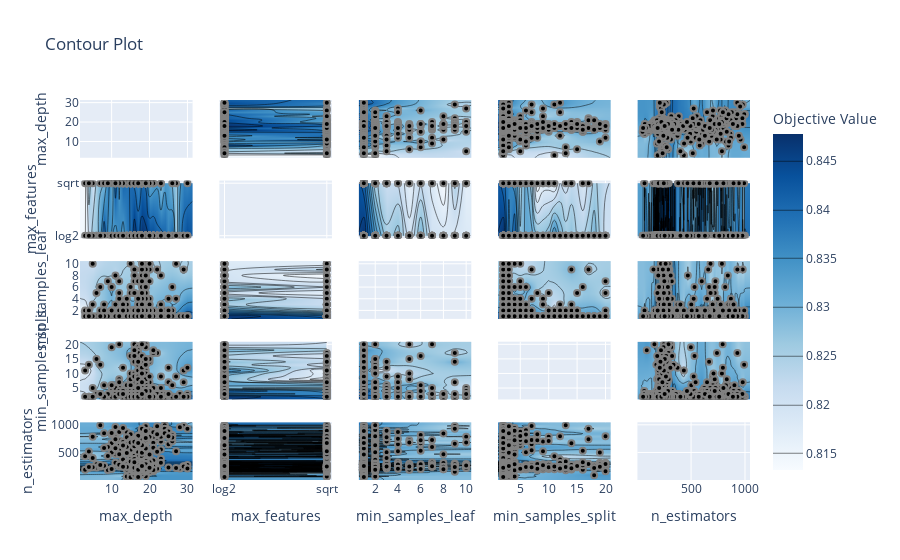

This figure's notebook cell:
### Code cell
fig5 = vis.plot_contour(study)
fig5.show()

### Figure 1 — Plotly figure (JSON) as saved in the notebook; plotly's stock layout.template omitted (floating-point values rounded to 4 significant figures; data arrays with more than 128 entries replaced by an {"elided": "..."} marker saying what was removed)
{"data": [{"type": "scatter", "xaxis": "x", "yaxis": "y"}, {"colorbar": {"title": {"text": "Objective Value"}}, "colorscale": [[0, "rgb(247,251,255)"], [0.125, "rgb(222,235,247)"], [0.25, "rgb(198,219,239)"], [0.375, "rgb(158,202,225)"], [0.5, "rgb(107,174,214)"], [0.625, "rgb(66,146,198)"], [0.75, "rgb(33,113,181)"], [0.875, "rgb(8,81,156)"], [1, "rgb(8,48,107)"]], "connectgaps": true, "contours": {"coloring": "heatmap"}, "hoverinfo": "none", "line": {"smoothing": 1.3}, "reversescale": false, "showscale": true, "type": "contour", "x": [1.65, 3, 4, 5, 6, 7, 8, 9, 10, 11, 12, 13, 14, 15, 16, 17, 18, 19, 20, 21, 22, 23, 24, 25, 26, 27, 28, 29, 30, 31.35], "xaxis": "x6", "y": ["log2", "sqrt"], "yaxis": "y6", "z": [[NaN, 0.8145, 0.8207, 0.8268, 0.8268, 0.833, 0.844, 0.8342, 0.8354, 0.833, 0.8367, 0.833, 0.8379, 0.8404, 0.8477, 0.8428, 0.8478, 0.8465, 0.8441, 0.8441, 0.8416, 0.8416, 0.8404, 0.8367, 0.8404, 0.8256, 0.8379, 0.8416, 0.8441, NaN], [NaN, 0.8133, 0.828, 0.8207, NaN, 0.8293, 0.8293, 0.8379, 0.8305, 0.8428, 0.8342, 0.8404, 0.8391, 0.8404, 0.8392, 0.8367, 0.8404, 0.8391, 0.8318, 0.833, NaN, 0.8281, NaN, NaN, 0.8293, 0.8268, NaN, NaN, 0.8367, NaN]]}, {"marker": {"color": "black", "line": {"color": "Gray", "width": 2}}, "mode": "markers", "name": "Feasible Trial", "showlegend": false, "type": "scatter", "x": {"elided": "1000 int values"}, "xaxis": "x6", "y": {"elided": "1000 str values"}, "yaxis": "y6"}, {"colorbar": {"title": {"text": "Objective Value"}}, "colorscale": [[0, "rgb(247,251,255)"], [0.125, "rgb(222,235,247)"], [0.25, "rgb(198,219,239)"], [0.375, "rgb(158,202,225)"], [0.5, "rgb(107,174,214)"], [0.625, "rgb(66,146,198)"], [0.75, "rgb(33,113,181)"], [0.875, "rgb(8,81,156)"], [1, "rgb(8,48,107)"]], "connectgaps": true, "contours": {"coloring": "heatmap"}, "hoverinfo": "none", "line": {"smoothing": 1.3}, "reversescale": false, "showscale": false, "type": "contour", "x": [1.65, 3, 4, 5, 6, 7, 8, 9, 10, 11, 12, 13, 14, 15, 16, 17, 18, 19, 20, 21, 22, 23, 24, 25, 26, 27, 28, 29, 30, 31.35], "xaxis": "x11", "y": [0.55, 1, 2, 3, 4, 5, 6, 7, 8, 9, 10, 10.45], "yaxis": "y11", "z": {"elided": "12x30 float values"}}, {"marker": {"color": "black", "line": {"color": "Gray", "width": 2}}, "mode": "markers", "name": "Feasible Trial", "showlegend": false, "type": "scatter", "x": {"elided": "1000 int values"}, "xaxis": "x11", "y": {"elided": "1000 int values"}, "yaxis": "y11"}, {"colorbar": {"title": {"text": "Objective Value"}}, "colorscale": [[0, "rgb(247,251,255)"], [0.125, "rgb(222,235,247)"], [0.25, "rgb(198,219,239)"], [0.375, "rgb(158,202,225)"], [0.5, "rgb(107,174,214)"], [0.625, "rgb(66,146,198)"], [0.75, "rgb(33,113,181)"], [0.875, "rgb(8,81,156)"], [1, "rgb(8,48,107)"]], "connectgaps": true, "contours": {"coloring": "heatmap"}, "hoverinfo": "none", "line": {"smoothing": 1.3}, "reversescale": false, "showscale": false, "type": "contour", "x": [1.65, 3, 4, 5, 6, 7, 8, 9, 10, 11, 12, 13, 14, 15, 16, 17, 18, 19, 20, 21, 22, 23, 24, 25, 26, 27, 28, 29, 30, 31.35], "xaxis": "x16", "y": [1.1, 2, 3, 4, 5, 6, 7, 8, 9, 10, 11, 12, 13, 14, 15, 16, 17, 18, 19, 20, 20.9], "yaxis": "y16", "z": {"elided": "21x30 float values"}}, {"marker": {"color": "black", "line": {"color": "Gray", "width": 2}}, "mode": "markers", "name": "Feasible Trial", "showlegend": false, "type": "scatter", "x": {"elided": "1000 int values"}, "xaxis": "x16", "y": {"elided": "1000 int values"}, "yaxis": "y16"}, {"colorbar": {"title": {"text": "Objective Value"}}, "colorscale": [[0, "rgb(247,251,255)"], [0.125, "rgb(222,235,247)"], [0.25, "rgb(198,219,239)"], [0.375, "rgb(158,202,225)"], [0.5, "rgb(107,174,214)"], [0.625, "rgb(66,146,198)"], [0.75, "rgb(33,113,181)"], [0.875, "rgb(8,81,156)"], [1, "rgb(8,48,107)"]], "connectgaps": true, "contours": {"coloring": "heatmap"}, "hoverinfo": "none", "line": {"smoothing": 1.3}, "reversescale": false, "showscale": false, "type": "contour", "x": [1.65, 3, 4, 5, 6, 7, 8, 9, 10, 11, 12, 13, 14, 15, 16, 17, 18, 19, 20, 21, 22, 23, 24, 25, 26, 27, 28, 29, 30, 31.35], "xaxis": "x21", "y": {"elided": "343 float values"}, "yaxis": "y21", "z": {"elided": "343x30 float values"}}, {"marker": {"color": "black", "line": {"color": "Gray", "width": 2}}, "mode": "markers", "name": "Feasible Trial", "showlegend": false, "type": "scatter", "x": {"elided": "1000 int values"}, "xaxis": "x21", "y": {"elided": "1000 int values"}, "yaxis": "y21"}, {"colorbar": {"title": {"text": "Objective Value"}}, "colorscale": [[0, "rgb(247,251,255)"], [0.125, "rgb(222,235,247)"], [0.25, "rgb(198,219,239)"], [0.375, "rgb(158,202,225)"], [0.5, "rgb(107,174,214)"], [0.625, "rgb(66,146,198)"], [0.75, "rgb(33,113,181)"], [0.875, "rgb(8,81,156)"], [1, "rgb(8,48,107)"]], "connectgaps": true, "contours": {"coloring": "heatmap"}, "hoverinfo": "none", "line": {"smoothing": 1.3}, "reversescale": false, "showscale": false, "type": "contour", "x": ["log2", "sqrt"], "xaxis": "x2", "y": [1.65, 3, 4, 5, 6, 7, 8, 9, 10, 11, 12, 13, 14, 15, 16, 17, 18, 19, 20, 21, 22, 23, 24, 25, 26, 27, 28, 29, 30, 31.35], "yaxis": "y2", "z": [[NaN, NaN], [0.8145, 0.8133], [0.8207, 0.828], [0.8268, 0.8207], [0.8268, NaN], [0.833, 0.8293], [0.844, 0.8293], [0.8342, 0.8379], [0.8354, 0.8305], [0.833, 0.8428], [0.8367, 0.8342], [0.833, 0.8404], [0.8379, 0.8391], [0.8404, 0.8404], [0.8477, 0.8392], [0.8428, 0.8367], [0.8478, 0.8404], [0.8465, 0.8391], [0.8441, 0.8318], [0.8441, 0.833], [0.8416, NaN], [0.8416, 0.8281], [0.8404, NaN], [0.8367, NaN], [0.8404, 0.8293], [0.8256, 0.8268], [0.8379, NaN], [0.8416, NaN], [0.8441, 0.8367], [NaN, NaN]]}, {"marker": {"color": "black", "line": {"color": "Gray", "width": 2}}, "mode": "markers", "name": "Feasible Trial", "showlegend": false, "type": "scatter", "x": {"elided": "1000 str values"}, "xaxis": "x2", "y": {"elided": "1000 int values"}, "yaxis": "y2"}, {"type": "scatter", "xaxis": "x7", "yaxis": "y7"}, {"colorbar": {"title": {"text": "Objective Value"}}, "colorscale": [[0, "rgb(247,251,255)"], [0.125, "rgb(222,235,247)"], [0.25, "rgb(198,219,239)"], [0.375, "rgb(158,202,225)"], [0.5, "rgb(107,174,214)"], [0.625, "rgb(66,146,198)"], [0.75, "rgb(33,113,181)"], [0.875, "rgb(8,81,156)"], [1, "rgb(8,48,107)"]], "connectgaps": true, "contours": {"coloring": "heatmap"}, "hoverinfo": "none", "line": {"smoothing": 1.3}, "reversescale": false, "showscale": false, "type": "contour", "x": ["log2", "sqrt"], "xaxis": "x12", "y": [0.55, 1, 2, 3, 4, 5, 6, 7, 8, 9, 10, 10.45], "yaxis": "y12", "z": [[NaN, NaN], [0.8478, 0.8428], [0.8379, 0.8305], [0.8305, 0.8281], [0.833, 0.8281], [0.8268, 0.8244], [0.8342, 0.8281], [0.8268, 0.8256], [0.8268, 0.8219], [0.8256, 0.8305], [0.8256, 0.8244], [NaN, NaN]]}, {"marker": {"color": "black", "line": {"color": "Gray", "width": 2}}, "mode": "markers", "name": "Feasible Trial", "showlegend": false, "type": "scatter", "x": {"elided": "1000 str values"}, "xaxis": "x12", "y": {"elided": "1000 int values"}, "yaxis": "y12"}, {"colorbar": {"title": {"text": "Objective Value"}}, "colorscale": [[0, "rgb(247,251,255)"], [0.125, "rgb(222,235,247)"], [0.25, "rgb(198,219,239)"], [0.375, "rgb(158,202,225)"], [0.5, "rgb(107,174,214)"], [0.625, "rgb(66,146,198)"], [0.75, "rgb(33,113,181)"], [0.875, "rgb(8,81,156)"], [1, "rgb(8,48,107)"]], "connectgaps": true, "contours": {"coloring": "heatmap"}, "hoverinfo": "none", "line": {"smoothing": 1.3}, "reversescale": false, "showscale": false, "type": "contour", "x": ["log2", "sqrt"], "xaxis": "x17", "y": [1.1, 2, 3, 4, 5, 6, 7, 8, 9, 10, 11, 12, 13, 14, 15, 16, 17, 18, 19, 20, 20.9], "yaxis": "y17", "z": [[NaN, NaN], [0.8478, 0.8428], [0.8392, 0.8404], [0.8441, 0.8391], [0.8342, 0.833], [0.8367, 0.8367], [0.8367, 0.833], [0.8342, 0.8244], [0.8342, 0.8268], [0.8354, 0.8268], [0.8403, 0.8256], [0.8354, NaN], [0.833, 0.8293], [0.8342, 0.8305], [0.8318, NaN], [0.8318, 0.8281], [0.833, 0.8305], [0.8354, NaN], [0.8317, NaN], [0.8293, NaN], [NaN, NaN]]}, {"marker": {"color": "black", "line": {"color": "Gray", "width": 2}}, "mode": "markers", "name": "Feasible Trial", "showlegend": false, "type": "scatter", "x": {"elided": "1000 str values"}, "xaxis": "x17", "y": {"elided": "1000 int values"}, "yaxis": "y17"}, {"colorbar": {"title": {"text": "Objective Value"}}, "colorscale": [[0, "rgb(247,251,255)"], [0.125, "rgb(222,235,247)"], [0.25, "rgb(198,219,239)"], [0.375, "rgb(158,202,225)"], [0.5, "rgb(107,174,214)"], [0.625, "rgb(66,146,198)"], [0.75, "rgb(33,113,181)"], [0.875, "rgb(8,81,156)"], [1, "rgb(8,48,107)"]], "connectgaps": true, "contours": {"coloring": "heatmap"}, "hoverinfo": "none", "line": {"smoothing": 1.3}, "reversescale": false, "showscale": false, "type": "contour", "x": ["log2", "sqrt"], "xaxis": "x22", "y": {"elided": "343 float values"}, "yaxis": "y22", "z": {"elided": "343x2 float values"}}, {"marker": {"color": "black", "line": {"color": "Gray", "width": 2}}, "mode": "markers", "name": "Feasible Trial", "showlegend": false, "type": "scatter", "x": {"elided": "1000 str values"}, "xaxis": "x22", "y": {"elided": "1000 int values"}, "yaxis": "y22"}, {"colorbar": {"title": {"text": "Objective Value"}}, "colorscale": [[0, "rgb(247,251,255)"], [0.125, "rgb(222,235,247)"], [0.25, "rgb(198,219,239)"], [0.375, "rgb(158,202,225)"], [0.5, "rgb(107,174,214)"], [0.625, "rgb(66,146,198)"], [0.75, "rgb(33,113,181)"], [0.875, "rgb(8,81,156)"], [1, "rgb(8,48,107)"]], "connectgaps": true, "contours": {"coloring": "heatmap"}, "hoverinfo": "none", "line": {"smoothing": 1.3}, "reversescale": false, "showscale": false, "type": "contour", "x": [0.55, 1, 2, 3, 4, 5, 6, 7, 8, 9, 10, 10.45], "xaxis": "x3", "y": [1.65, 3, 4, 5, 6, 7, 8, 9, 10, 11, 12, 13, 14, 15, 16, 17, 18, 19, 20, 21, 22, 23, 24, 25, 26, 27, 28, 29, 30, 31.35], "yaxis": "y3", "z": {"elided": "30x12 float values"}}, {"marker": {"color": "black", "line": {"color": "Gray", "width": 2}}, "mode": "markers", "name": "Feasible Trial", "showlegend": false, "type": "scatter", "x": {"elided": "1000 int values"}, "xaxis": "x3", "y": {"elided": "1000 int values"}, "yaxis": "y3"}, {"colorbar": {"title": {"text": "Objective Value"}}, "colorscale": [[0, "rgb(247,251,255)"], [0.125, "rgb(222,235,247)"], [0.25, "rgb(198,219,239)"], [0.375, "rgb(158,202,225)"], [0.5, "rgb(107,174,214)"], [0.625, "rgb(66,146,198)"], [0.75, "rgb(33,113,181)"], [0.875, "rgb(8,81,156)"], [1, "rgb(8,48,107)"]], "connectgaps": true, "contours": {"coloring": "heatmap"}, "hoverinfo": "none", "line": {"smoothing": 1.3}, "reversescale": false, "showscale": false, "type": "contour", "x": [0.55, 1, 2, 3, 4, 5, 6, 7, 8, 9, 10, 10.45], "xaxis": "x8", "y": ["log2", "sqrt"], "yaxis": "y8", "z": [[NaN, 0.8478, 0.8379, 0.8305, 0.833, 0.8268, 0.8342, 0.8268, 0.8268, 0.8256, 0.8256, NaN], [NaN, 0.8428, 0.8305, 0.8281, 0.8281, 0.8244, 0.8281, 0.8256, 0.8219, 0.8305, 0.8244, NaN]]}, {"marker": {"color": "black", "line": {"color": "Gray", "width": 2}}, "mode": "markers", "name": "Feasible Trial", "showlegend": false, "type": "scatter", "x": {"elided": "1000 int values"}, "xaxis": "x8", "y": {"elided": "1000 str values"}, "yaxis": "y8"}, {"type": "scatter", "xaxis": "x13", "yaxis": "y13"}, {"colorbar": {"title": {"text": "Objective Value"}}, "colorscale": [[0, "rgb(247,251,255)"], [0.125, "rgb(222,235,247)"], [0.25, "rgb(198,219,239)"], [0.375, "rgb(158,202,225)"], [0.5, "rgb(107,174,214)"], [0.625, "rgb(66,146,198)"], [0.75, "rgb(33,113,181)"], [0.875, "rgb(8,81,156)"], [1, "rgb(8,48,107)"]], "connectgaps": true, "contours": {"coloring": "heatmap"}, "hoverinfo": "none", "line": {"smoothing": 1.3}, "reversescale": false, "showscale": false, "type": "contour", "x": [0.55, 1, 2, 3, 4, 5, 6, 7, 8, 9, 10, 10.45], "xaxis": "x18", "y": [1.1, 2, 3, 4, 5, 6, 7, 8, 9, 10, 11, 12, 13, 14, 15, 16, 17, 18, 19, 20, 20.9], "yaxis": "y18", "z": {"elided": "21x12 float values"}}, {"marker": {"color": "black", "line": {"color": "Gray", "width": 2}}, "mode": "markers", "name": "Feasible Trial", "showlegend": false, "type": "scatter", "x": {"elided": "1000 int values"}, "xaxis": "x18", "y": {"elided": "1000 int values"}, "yaxis": "y18"}, {"colorbar": {"title": {"text": "Objective Value"}}, "colorscale": [[0, "rgb(247,251,255)"], [0.125, "rgb(222,235,247)"], [0.25, "rgb(198,219,239)"], [0.375, "rgb(158,202,225)"], [0.5, "rgb(107,174,214)"], [0.625, "rgb(66,146,198)"], [0.75, "rgb(33,113,181)"], [0.875, "rgb(8,81,156)"], [1, "rgb(8,48,107)"]], "connectgaps": true, "contours": {"coloring": "heatmap"}, "hoverinfo": "none", "line": {"smoothing": 1.3}, "reversescale": false, "showscale": false, "type": "contour", "x": [0.55, 1, 2, 3, 4, 5, 6, 7, 8, 9, 10, 10.45], "xaxis": "x23", "y": {"elided": "343 float values"}, "yaxis": "y23", "z": {"elided": "343x12 float values"}}, {"marker": {"color": "black", "line": {"color": "Gray", "width": 2}}, "mode": "markers", "name": "Feasible Trial", "showlegend": false, "type": "scatter", "x": {"elided": "1000 int values"}, "xaxis": "x23", "y": {"elided": "1000 int values"}, "yaxis": "y23"}, {"colorbar": {"title": {"text": "Objective Value"}}, "colorscale": [[0, "rgb(247,251,255)"], [0.125, "rgb(222,235,247)"], [0.25, "rgb(198,219,239)"], [0.375, "rgb(158,202,225)"], [0.5, "rgb(107,174,214)"], [0.625, "rgb(66,146,198)"], [0.75, "rgb(33,113,181)"], [0.875, "rgb(8,81,156)"], [1, "rgb(8,48,107)"]], "connectgaps": true, "contours": {"coloring": "heatmap"}, "hoverinfo": "none", "line": {"smoothing": 1.3}, "reversescale": false, "showscale": false, "type": "contour", "x": [1.1, 2, 3, 4, 5, 6, 7, 8, 9, 10, 11, 12, 13, 14, 15, 16, 17, 18, 19, 20, 20.9], "xaxis": "x4", "y": [1.65, 3, 4, 5, 6, 7, 8, 9, 10, 11, 12, 13, 14, 15, 16, 17, 18, 19, 20, 21, 22, 23, 24, 25, 26, 27, 28, 29, 30, 31.35], "yaxis": "y4", "z": {"elided": "30x21 float values"}}, {"marker": {"color": "black", "line": {"color": "Gray", "width": 2}}, "mode": "markers", "name": "Feasible Trial", "showlegend": false, "type": "scatter", "x": {"elided": "1000 int values"}, "xaxis": "x4", "y": {"elided": "1000 int values"}, "yaxis": "y4"}, {"colorbar": {"title": {"text": "Objective Value"}}, "colorscale": [[0, "rgb(247,251,255)"], [0.125, "rgb(222,235,247)"], [0.25, "rgb(198,219,239)"], [0.375, "rgb(158,202,225)"], [0.5, "rgb(107,174,214)"], [0.625, "rgb(66,146,198)"], [0.75, "rgb(33,113,181)"], [0.875, "rgb(8,81,156)"], [1, "rgb(8,48,107)"]], "connectgaps": true, "contours": {"coloring": "heatmap"}, "hoverinfo": "none", "line": {"smoothing": 1.3}, "reversescale": false, "showscale": false, "type": "contour", "x": [1.1, 2, 3, 4, 5, 6, 7, 8, 9, 10, 11, 12, 13, 14, 15, 16, 17, 18, 19, 20, 20.9], "xaxis": "x9", "y": ["log2", "sqrt"], "yaxis": "y9", "z": [[NaN, 0.8478, 0.8392, 0.8441, 0.8342, 0.8367, 0.8367, 0.8342, 0.8342, 0.8354, 0.8403, 0.8354, 0.833, 0.8342, 0.8318, 0.8318, 0.833, 0.8354, 0.8317, 0.8293, NaN], [NaN, 0.8428, 0.8404, 0.8391, 0.833, 0.8367, 0.833, 0.8244, 0.8268, 0.8268, 0.8256, NaN, 0.8293, 0.8305, NaN, 0.8281, 0.8305, NaN, NaN, NaN, NaN]]}, {"marker": {"color": "black", "line": {"color": "Gray", "width": 2}}, "mode": "markers", "name": "Feasible Trial", "showlegend": false, "type": "scatter", "x": {"elided": "1000 int values"}, "xaxis": "x9", "y": {"elided": "1000 str values"}, "yaxis": "y9"}, {"colorbar": {"title": {"text": "Objective Value"}}, "colorscale": [[0, "rgb(247,251,255)"], [0.125, "rgb(222,235,247)"], [0.25, "rgb(198,219,239)"], [0.375, "rgb(158,202,225)"], [0.5, "rgb(107,174,214)"], [0.625, "rgb(66,146,198)"], [0.75, "rgb(33,113,181)"], [0.875, "rgb(8,81,156)"], [1, "rgb(8,48,107)"]], "connectgaps": true, "contours": {"coloring": "heatmap"}, "hoverinfo": "none", "line": {"smoothing": 1.3}, "reversescale": false, "showscale": false, "type": "contour", "x": [1.1, 2, 3, 4, 5, 6, 7, 8, 9, 10, 11, 12, 13, 14, 15, 16, 17, 18, 19, 20, 20.9], "xaxis": "x14", "y": [0.55, 1, 2, 3, 4, 5, 6, 7, 8, 9, 10, 10.45], "yaxis": "y14", "z": {"elided": "12x21 float values"}}, {"marker": {"color": "black", "line": {"color": "Gray", "width": 2}}, "mode": "markers", "name": "Feasible Trial", "showlegend": false, "type": "scatter", "x": {"elided": "1000 int values"}, "xaxis": "x14", "y": {"elided": "1000 int values"}, "yaxis": "y14"}, {"type": "scatter", "xaxis": "x19", "yaxis": "y19"}, {"colorbar": {"title": {"text": "Objective Value"}}, "colorscale": [[0, "rgb(247,251,255)"], [0.125, "rgb(222,235,247)"], [0.25, "rgb(198,219,239)"], [0.375, "rgb(158,202,225)"], [0.5, "rgb(107,174,214)"], [0.625, "rgb(66,146,198)"], [0.75, "rgb(33,113,181)"], [0.875, "rgb(8,81,156)"], [1, "rgb(8,48,107)"]], "connectgaps": true, "contours": {"coloring": "heatmap"}, "hoverinfo": "none", "line": {"smoothing": 1.3}, "reversescale": false, "showscale": false, "type": "contour", "x": [1.1, 2, 3, 4, 5, 6, 7, 8, 9, 10, 11, 12, 13, 14, 15, 16, 17, 18, 19, 20, 20.9], "xaxis": "x24", "y": {"elided": "343 float values"}, "yaxis": "y24", "z": {"elided": "343x21 float values"}}, {"marker": {"color": "black", "line": {"color": "Gray", "width": 2}}, "mode": "markers", "name": "Feasible Trial", "showlegend": false, "type": "scatter", "x": {"elided": "1000 int values"}, "xaxis": "x24", "y": {"elided": "1000 int values"}, "yaxis": "y24"}, {"colorbar": {"title": {"text": "Objective Value"}}, "colorscale": [[0, "rgb(247,251,255)"], [0.125, "rgb(222,235,247)"], [0.25, "rgb(198,219,239)"], [0.375, "rgb(158,202,225)"], [0.5, "rgb(107,174,214)"], [0.625, "rgb(66,146,198)"], [0.75, "rgb(33,113,181)"], [0.875, "rgb(8,81,156)"], [1, "rgb(8,48,107)"]], "connectgaps": true, "contours": {"coloring": "heatmap"}, "hoverinfo": "none", "line": {"smoothing": 1.3}, "reversescale": false, "showscale": false, "type": "contour", "x": {"elided": "343 float values"}, "xaxis": "x5", "y": [1.65, 3, 4, 5, 6, 7, 8, 9, 10, 11, 12, 13, 14, 15, 16, 17, 18, 19, 20, 21, 22, 23, 24, 25, 26, 27, 28, 29, 30, 31.35], "yaxis": "y5", "z": {"elided": "30x343 float values"}}, {"marker": {"color": "black", "line": {"color": "Gray", "width": 2}}, "mode": "markers", "name": "Feasible Trial", "showlegend": false, "type": "scatter", "x": {"elided": "1000 int values"}, "xaxis": "x5", "y": {"elided": "1000 int values"}, "yaxis": "y5"}, {"colorbar": {"title": {"text": "Objective Value"}}, "colorscale": [[0, "rgb(247,251,255)"], [0.125, "rgb(222,235,247)"], [0.25, "rgb(198,219,239)"], [0.375, "rgb(158,202,225)"], [0.5, "rgb(107,174,214)"], [0.625, "rgb(66,146,198)"], [0.75, "rgb(33,113,181)"], [0.875, "rgb(8,81,156)"], [1, "rgb(8,48,107)"]], "connectgaps": true, "contours": {"coloring": "heatmap"}, "hoverinfo": "none", "line": {"smoothing": 1.3}, "reversescale": false, "showscale": false, "type": "contour", "x": {"elided": "343 float values"}, "xaxis": "x10", "y": ["log2", "sqrt"], "yaxis": "y10", "z": {"elided": "2x343 float values"}}, {"marker": {"color": "black", "line": {"color": "Gray", "width": 2}}, "mode": "markers", "name": "Feasible Trial", "showlegend": false, "type": "scatter", "x": {"elided": "1000 int values"}, "xaxis": "x10", "y": {"elided": "1000 str values"}, "yaxis": "y10"}, {"colorbar": {"title": {"text": "Objective Value"}}, "colorscale": [[0, "rgb(247,251,255)"], [0.125, "rgb(222,235,247)"], [0.25, "rgb(198,219,239)"], [0.375, "rgb(158,202,225)"], [0.5, "rgb(107,174,214)"], [0.625, "rgb(66,146,198)"], [0.75, "rgb(33,113,181)"], [0.875, "rgb(8,81,156)"], [1, "rgb(8,48,107)"]], "connectgaps": true, "contours": {"coloring": "heatmap"}, "hoverinfo": "none", "line": {"smoothing": 1.3}, "reversescale": false, "showscale": false, "type": "contour", "x": {"elided": "343 float values"}, "xaxis": "x15", "y": [0.55, 1, 2, 3, 4, 5, 6, 7, 8, 9, 10, 10.45], "yaxis": "y15", "z": {"elided": "12x343 float values"}}, {"marker": {"color": "black", "line": {"color": "Gray", "width": 2}}, "mode": "markers", "name": "Feasible Trial", "showlegend": false, "type": "scatter", "x": {"elided": "1000 int values"}, "xaxis": "x15", "y": {"elided": "1000 int values"}, "yaxis": "y15"}, {"colorbar": {"title": {"text": "Objective Value"}}, "colorscale": [[0, "rgb(247,251,255)"], [0.125, "rgb(222,235,247)"], [0.25, "rgb(198,219,239)"], [0.375, "rgb(158,202,225)"], [0.5, "rgb(107,174,214)"], [0.625, "rgb(66,146,198)"], [0.75, "rgb(33,113,181)"], [0.875, "rgb(8,81,156)"], [1, "rgb(8,48,107)"]], "connectgaps": true, "contours": {"coloring": "heatmap"}, "hoverinfo": "none", "line": {"smoothing": 1.3}, "reversescale": false, "showscale": false, "type": "contour", "x": {"elided": "343 float values"}, "xaxis": "x20", "y": [1.1, 2, 3, 4, 5, 6, 7, 8, 9, 10, 11, 12, 13, 14, 15, 16, 17, 18, 19, 20, 20.9], "yaxis": "y20", "z": {"elided": "21x343 float values"}}, {"marker": {"color": "black", "line": {"color": "Gray", "width": 2}}, "mode": "markers", "name": "Feasible Trial", "showlegend": false, "type": "scatter", "x": {"elided": "1000 int values"}, "xaxis": "x20", "y": {"elided": "1000 int values"}, "yaxis": "y20"}, {"type": "scatter", "xaxis": "x25", "yaxis": "y25"}], "layout": {"title": {"text": "Contour Plot"}, "xaxis": {"anchor": "y", "domain": [0, 0.168], "matches": "x21", "range": [1.65, 31.35], "showticklabels": false}, "xaxis10": {"anchor": "y10", "domain": [0.832, 1], "matches": "x25", "range": [2.55, 1046.0], "showticklabels": false}, "xaxis11": {"anchor": "y11", "domain": [0, 0.168], "matches": "x21", "range": [1.65, 31.35], "showticklabels": false}, "xaxis12": {"anchor": "y12", "domain": [0.208, 0.376], "matches": "x22", "range": [-0.05, 1.05], "showticklabels": false, "type": "category"}, "xaxis13": {"anchor": "y13", "domain": [0.416, 0.584], "matches": "x23", "range": [0.55, 10.45], "showticklabels": false}, "xaxis14": {"anchor": "y14", "domain": [0.624, 0.792], "matches": "x24", "range": [1.1, 20.9], "showticklabels": false}, "xaxis15": {"anchor": "y15", "domain": [0.832, 1], "matches": "x25", "range": [2.55, 1046.0], "showticklabels": false}, "xaxis16": {"anchor": "y16", "domain": [0, 0.168], "matches": "x21", "range": [1.65, 31.35], "showticklabels": false}, "xaxis17": {"anchor": "y17", "domain": [0.208, 0.376], "matches": "x22", "range": [-0.05, 1.05], "showticklabels": false, "type": "category"}, "xaxis18": {"anchor": "y18", "domain": [0.416, 0.584], "matches": "x23", "range": [0.55, 10.45], "showticklabels": false}, "xaxis19": {"anchor": "y19", "domain": [0.624, 0.792], "matches": "x24", "range": [1.1, 20.9], "showticklabels": false}, "xaxis2": {"anchor": "y2", "domain": [0.208, 0.376], "matches": "x22", "range": [-0.05, 1.05], "showticklabels": false, "type": "category"}, "xaxis20": {"anchor": "y20", "domain": [0.832, 1], "matches": "x25", "range": [2.55, 1046.0], "showticklabels": false}, "xaxis21": {"anchor": "y21", "domain": [0, 0.168], "range": [1.65, 31.35], "title": {"text": "max_depth"}}, "xaxis22": {"anchor": "y22", "domain": [0.208, 0.376], "range": [-0.05, 1.05], "title": {"text": "max_features"}, "type": "category"}, "xaxis23": {"anchor": "y23", "domain": [0.416, 0.584], "range": [0.55, 10.45], "title": {"text": "min_samples_leaf"}}, "xaxis24": {"anchor": "y24", "domain": [0.624, 0.792], "range": [1.1, 20.9], "title": {"text": "min_samples_split"}}, "xaxis25": {"anchor": "y25", "domain": [0.832, 1], "range": [2.55, 1046.0], "title": {"text": "n_estimators"}}, "xaxis3": {"anchor": "y3", "domain": [0.416, 0.584], "matches": "x23", "range": [0.55, 10.45], "showticklabels": false}, "xaxis4": {"anchor": "y4", "domain": [0.624, 0.792], "matches": "x24", "range": [1.1, 20.9], "showticklabels": false}, "xaxis5": {"anchor": "y5", "domain": [0.832, 1], "matches": "x25", "range": [2.55, 1046.0], "showticklabels": false}, "xaxis6": {"anchor": "y6", "domain": [0, 0.168], "matches": "x21", "range": [1.65, 31.35], "showticklabels": false}, "xaxis7": {"anchor": "y7", "domain": [0.208, 0.376], "matches": "x22", "range": [-0.05, 1.05], "showticklabels": false, "type": "category"}, "xaxis8": {"anchor": "y8", "domain": [0.416, 0.584], "matches": "x23", "range": [0.55, 10.45], "showticklabels": false}, "xaxis9": {"anchor": "y9", "domain": [0.624, 0.792], "matches": "x24", "range": [1.1, 20.9], "showticklabels": false}, "yaxis": {"anchor": "x", "domain": [0.848, 1], "range": [1.65, 31.35], "title": {"text": "max_depth"}}, "yaxis10": {"anchor": "x10", "domain": [0.636, 0.788], "matches": "y6", "range": [-0.05, 1.05], "showticklabels": false, "type": "category"}, "yaxis11": {"anchor": "x11", "domain": [0.424, 0.576], "range": [0.55, 10.45], "title": {"text": "min_samples_leaf"}}, "yaxis12": {"anchor": "x12", "domain": [0.424, 0.576], "matches": "y11", "range": [0.55, 10.45], "showticklabels": false}, "yaxis13": {"anchor": "x13", "domain": [0.424, 0.576], "matches": "y11", "range": [0.55, 10.45], "showticklabels": false}, "yaxis14": {"anchor": "x14", "domain": [0.424, 0.576], "matches": "y11", "range": [0.55, 10.45], "showticklabels": false}, "yaxis15": {"anchor": "x15", "domain": [0.424, 0.576], "matches": "y11", "range": [0.55, 10.45], "showticklabels": false}, "yaxis16": {"anchor": "x16", "domain": [0.212, 0.364], "range": [1.1, 20.9], "title": {"text": "min_samples_split"}}, "yaxis17": {"anchor": "x17", "domain": [0.212, 0.364], "matches": "y16", "range": [1.1, 20.9], "showticklabels": false}, "yaxis18": {"anchor": "x18", "domain": [0.212, 0.364], "matches": "y16", "range": [1.1, 20.9], "showticklabels": false}, "yaxis19": {"anchor": "x19", "domain": [0.212, 0.364], "matches": "y16", "range": [1.1, 20.9], "showticklabels": false}, "yaxis2": {"anchor": "x2", "domain": [0.848, 1], "matches": "y", "range": [1.65, 31.35], "showticklabels": false}, "yaxis20": {"anchor": "x20", "domain": [0.212, 0.364], "matches": "y16", "range": [1.1, 20.9], "showticklabels": false}, "yaxis21": {"anchor": "x21", "domain": [0, 0.152], "range": [2.55, 1046.0], "title": {"text": "n_estimators"}}, "yaxis22": {"anchor": "x22", "domain": [0, 0.152], "matches": "y21", "range": [2.55, 1046.0], "showticklabels": false}, "yaxis23": {"anchor": "x23", "domain": [0, 0.152], "matches": "y21", "range": [2.55, 1046.0], "showticklabels": false}, "yaxis24": {"anchor": "x24", "domain": [0, 0.152], "matches": "y21", "range": [2.55, 1046.0], "showticklabels": false}, "yaxis25": {"anchor": "x25", "domain": [0, 0.152], "matches": "y21", "range": [2.55, 1046.0], "showticklabels": false}, "yaxis3": {"anchor": "x3", "domain": [0.848, 1], "matches": "y", "range": [1.65, 31.35], "showticklabels": false}, "yaxis4": {"anchor": "x4", "domain": [0.848, 1], "matches": "y", "range": [1.65, 31.35], "showticklabels": false}, "yaxis5": {"anchor": "x5", "domain": [0.848, 1], "matches": "y", "range": [1.65, 31.35], "showticklabels": false}, "yaxis6": {"anchor": "x6", "domain": [0.636, 0.788], "range": [-0.05, 1.05], "title": {"text": "max_features"}, "type": "category"}, "yaxis7": {"anchor": "x7", "domain": [0.636, 0.788], "matches": "y6", "range": [-0.05, 1.05], "showticklabels": false, "type": "category"}, "yaxis8": {"anchor": "x8", "domain": [0.636, 0.788], "matches": "y6", "range": [-0.05, 1.05], "showticklabels": false, "type": "category"}, "yaxis9": {"anchor": "x9", "domain": [0.636, 0.788], "matches": "y6", "range": [-0.05, 1.05], "showticklabels": false, "type": "category"}}}
